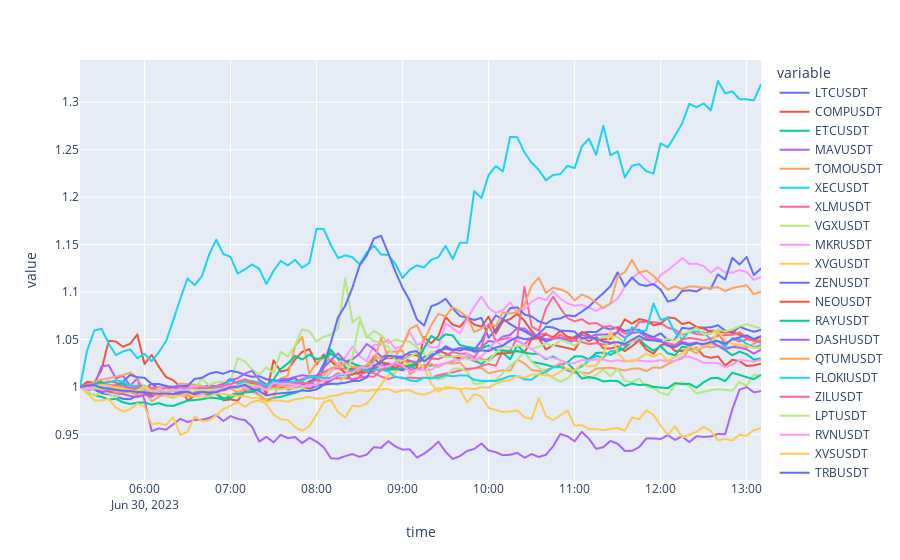
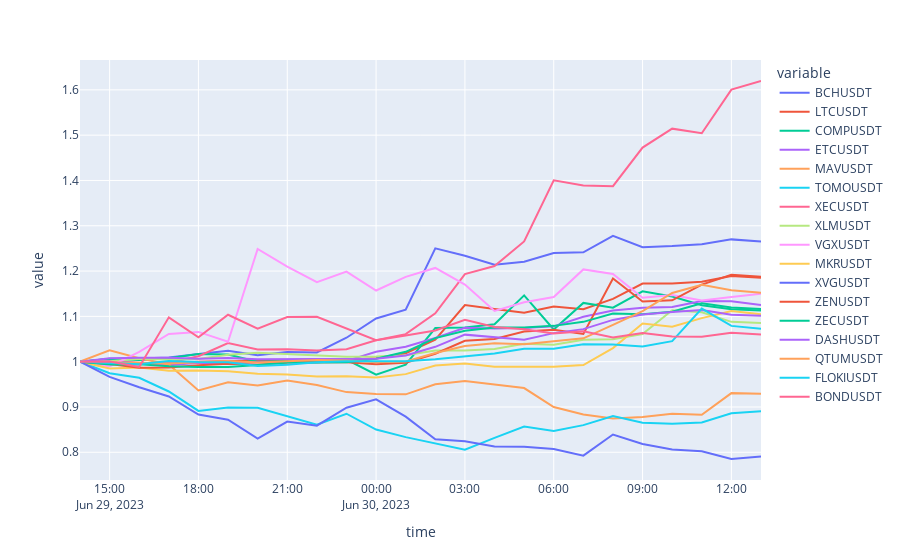
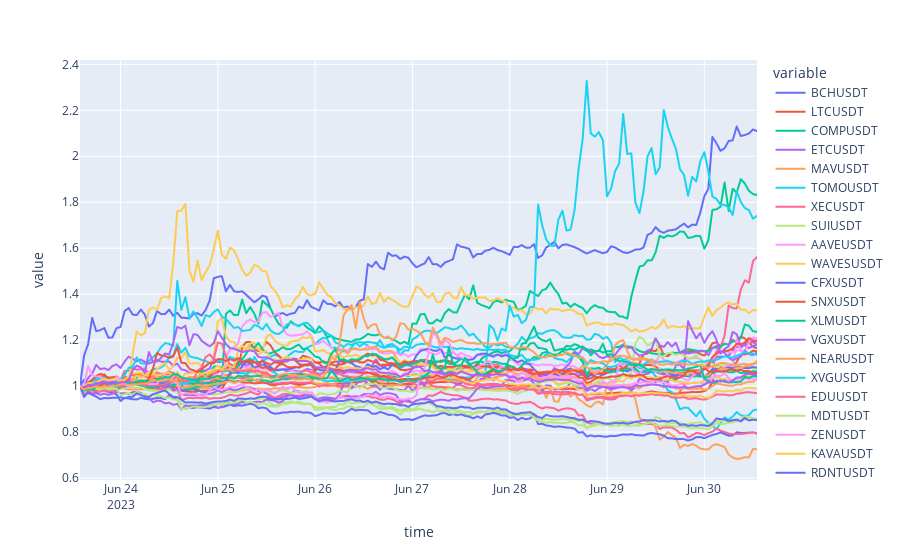
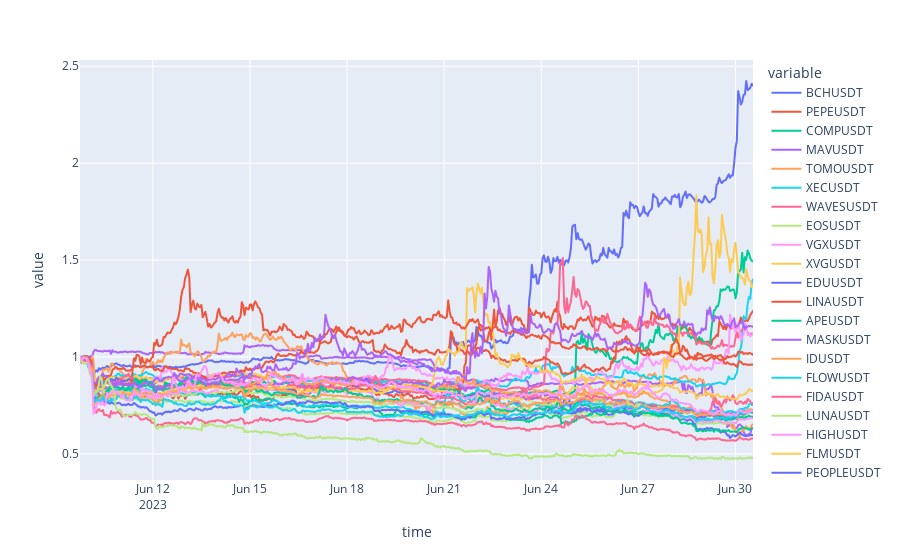

Write notebook code for charts like these, in order.
### Code cell
intra = {k: v[-96:] for k, v in usdt_minutly.items()}
day = {k: v[-24:] for k, v in usdt_hourly.items()}
week = {k: v[(-24*7):] for k, v in usdt_hourly.items()}

rel = calc_relative("BTCUSDT", usdt_hourly)
rel_intra = calc_relative("BTCUSDT", intra)
rel_day = calc_relative("BTCUSDT", day)
rel_week = calc_relative("BTCUSDT", week)

diff = (rel_intra < 1.05) & (rel_intra > 0.95)
rel_intra = rel_intra.drop(columns=rel_intra.columns[diff.all()])

diff = (rel_day < 1.10) & (rel_day > 0.90)
rel_day = rel_day.drop(columns=rel_day.columns[diff.all()])

diff = (rel_week < 1.15) & (rel_week > 0.85)
rel_week = rel_week.drop(columns=rel_week.columns[diff.all()])

diff = (rel < 1.2) & (rel > 0.7)
rel = rel.drop(columns=rel.columns[diff.all()])

fig_i = px.line(rel_intra, x = rel_intra.index, y = rel_intra.columns)
fig_d = px.line(rel_day, x = rel_day.index, y = rel_day.columns)
fig_w = px.line(rel_week, x = rel_week.index, y = rel_week.columns)
fig = px.line(rel, x = rel.index, y = rel.columns)

fig_i.show()
fig_d.show()
fig_w.show()
fig.show()
